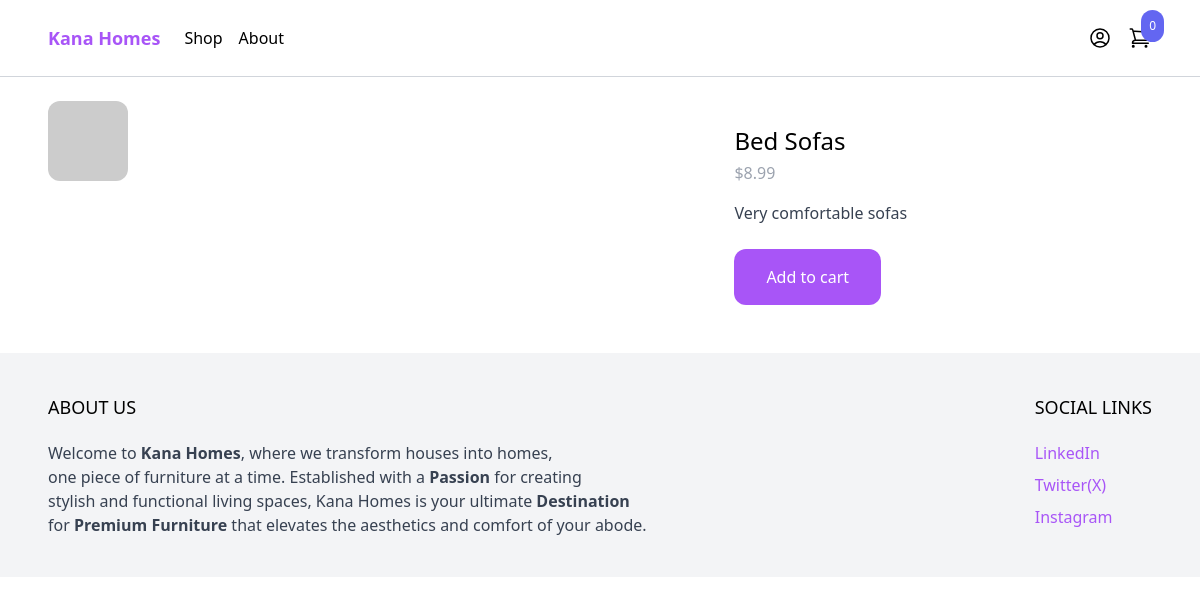
Page /shop/Sofas/ on the committed database.
### product/models.py (models this page shows, shortened)
class Product(models.Model):
    category = models.ForeignKey(Category, related_name='products', on_delete=models.CASCADE)
    name = models.CharField(max_length=255)
    slug = models.SlugField()
    description = models.TextField(blank=True, null=True)
    price = models.IntegerField()
    created_at = models.DateTimeField(auto_now_add=True)
    image = models.ImageField(upload_to='uploads/', blank=True, null=True)
    thumbnail = models.ImageField(upload_to='uploads/', blank=True, null=True)
    class Meta:
        ordering = ('-created_at',)
    def get_display_price(self):
        return self.price / 100

### product/views.py (the view)
# urls.py: path('shop/<slug:slug>/', product, name='product'), #This means that we want slug to be a dynamic part of the url, so here we expect a slug and we give it a name of slug
def product(request, slug): #we want to also accept a slug and then get a product from the db based on the product we're on
    product = get_object_or_404(Product, slug=slug)
    return render(request, 'product/product.html', {'product': product})

### cart/cart.py (called while the page is built)
    def __len__(self):
        return sum(item['quantity'] for item in self.cart.values())

### cart/content_processors.py (called while the page is built)
def cart(request):
    return {'cart': Cart(request)}

### product/templates/product/product.html (shortened to what this page needs)
{% extends 'core/base.html' %}
{% block content%}
<div class="max-w-6xl mx-auto flex flex-wrap py-6 px-6 xl:px-0">
    <div class="images w-full mb-6 lg:mb-0 lg:w-3/5">
        <img class="rounded-xl" src="{% if product.image %}{{ product.image.url }}https://via.placeholder.com/240x240x.jpg{% endif %}" alt="">
    </div>
    <div class="information w-full lg:w-2/5 lg:p-6">
        <h1 class="text-2xl">
            {{ product.name }}
        </h1>
        <p class="mt-1 text-gray-400">
            ${{ product.get_display_price }}
        </p>
        {% if product.description %}
            <p class="mt-4 text-gray-700">
            {{ product.description}}
            </p>
        {% endif %}
        <a href="#" class="mt-6 inline-block px-8 py-4 rounded-xl bg-purple-500 text-white hover:bg-purple-700"
            hx-get="{% url 'add_to_cart' product.id %}"
            hx-target="#menu-cart-button"
            hx-swap="outerHTML"
        >
            Add to cart
        </a>
    </div>
</div>
{% endblock %}

### rows in the picture
Product: name "Bed Sofas", get_display_price "8.99", description "Very comfortable sofas"

### other values in the picture
{{ cart|length }} "0"
